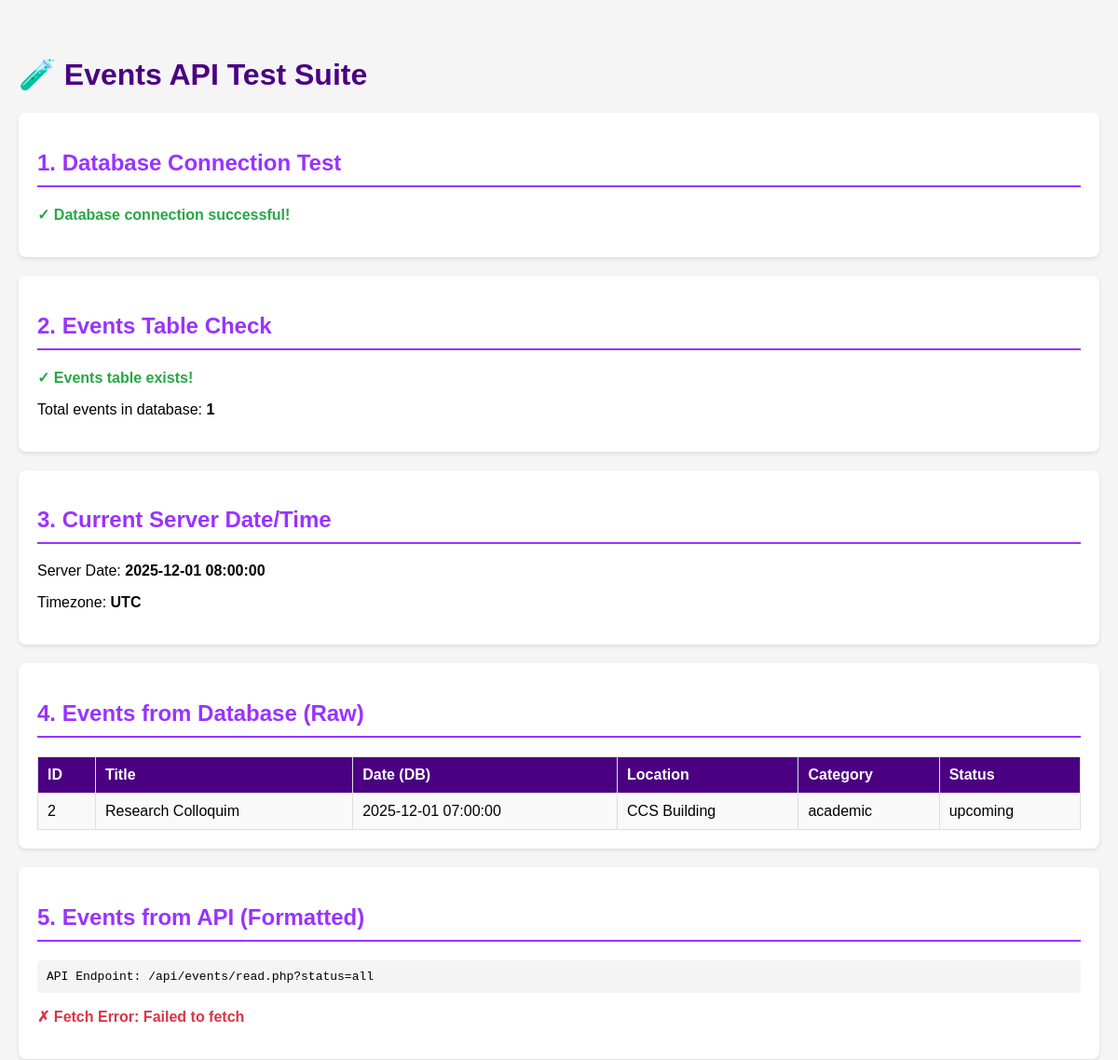
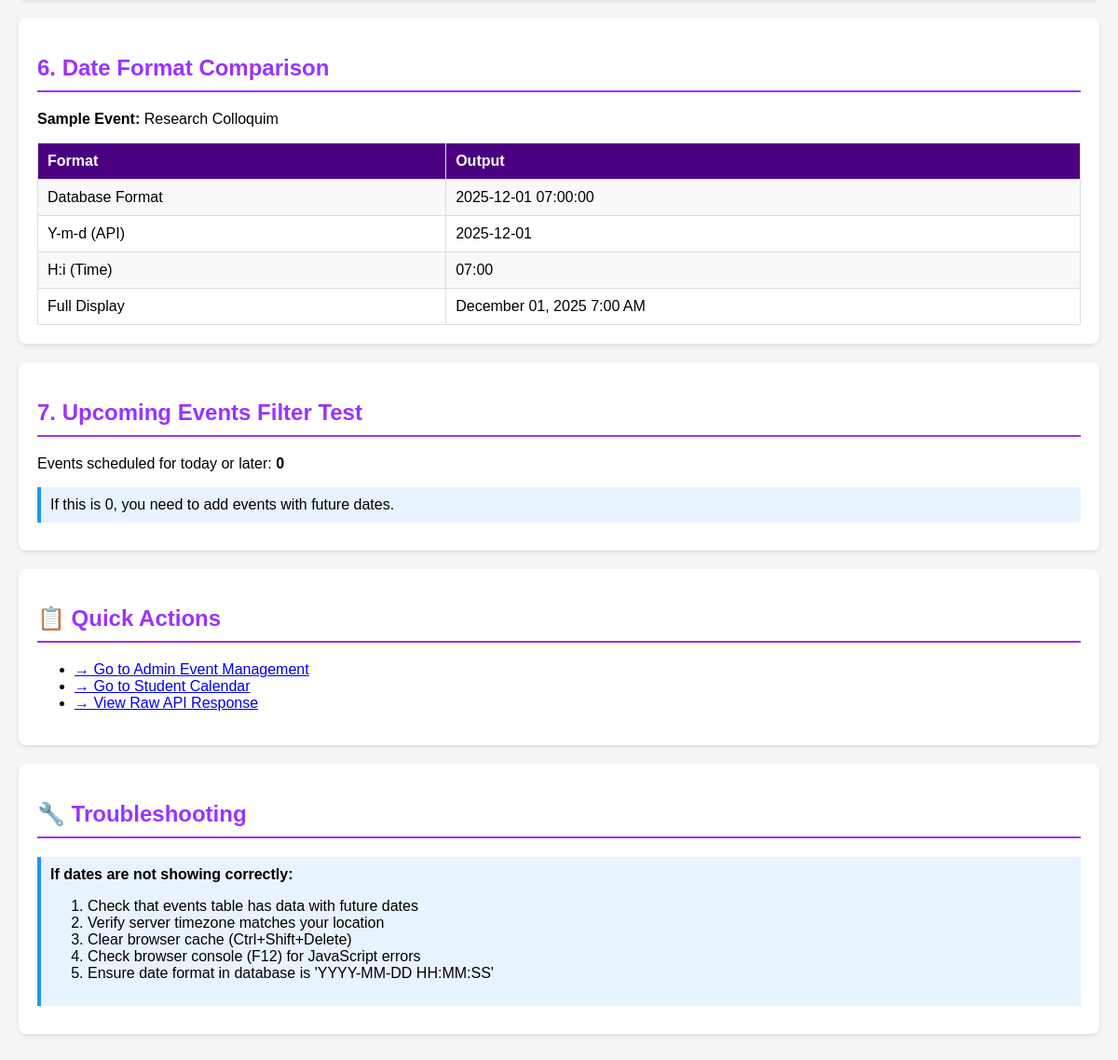
/test_events_api.php, run on the app's committed database (2 pictures, top to bottom).
### tables this page shows
CREATE TABLE `events` (
  `id` int(11) NOT NULL,
  `title` varchar(255) NOT NULL,
  `description` text DEFAULT NULL,
  `date` datetime NOT NULL,
  `end_date` datetime DEFAULT NULL,
  `is_multi_day` tinyint(1) DEFAULT 0,
  `location` varchar(255) DEFAULT NULL,
  `category` varchar(50) DEFAULT 'general',
  `status` enum('upcoming','ongoing','completed','cancelled','archived') DEFAULT 'upcoming',
  `created_by` varchar(255) DEFAULT NULL,
  `created_at` timestamp NOT NULL DEFAULT current_timestamp(),
  `updated_at` timestamp NOT NULL DEFAULT current_timestamp() ON UPDATE current_timestamp()
);

### test_events_api.php (the view, shortened to what this page needs)
<!DOCTYPE html>
<html lang="en">
<head>
</head>
<body>
    <h1>🧪 Events API Test Suite</h1>
    <div class="test-section">
        <h2>1. Database Connection Test</h2>
        <?php
        try {
            $database = new Database();
            $conn = $database->getConnection();
            echo '<p class="success">✓ Database connection successful!</p>';
        } catch (Exception $e) {
            echo '<p class="error">✗ Database connection failed: ' . htmlspecialchars($e->getMessage()) . '</p>';
            exit;
        }
        ?>
    </div>
    <div class="test-section">
        <h2>2. Events Table Check</h2>
        <?php
        try {
            $stmt = $conn->query("SHOW TABLES LIKE 'events'");
            if ($stmt->rowCount() > 0) {
                echo '<p class="success">✓ Events table exists!</p>';
                $stmt = $conn->query("SELECT COUNT(*) as count FROM events");
                $result = $stmt->fetch(PDO::FETCH_ASSOC);
                echo '<p>Total events in database: <strong>' . $result['count'] . '</strong></p>';
            } else {
                echo '<p class="error">✗ Events table does not exist!</p>';
                echo '<div class="info">Please run: <code>sql/create_events_table.sql</code></div>';
            }
        } catch (Exception $e) {
            echo '<p class="error">✗ Error checking table: ' . htmlspecialchars($e->getMessage()) . '</p>';
        }
        ?>
    </div>
    <div class="test-section">
        <h2>3. Current Server Date/Time</h2>
        <?php
        $serverTime = new DateTime();
        echo '<p>Server Date: <strong>' . $serverTime->format('Y-m-d H:i:s') . '</strong></p>';
        echo '<p>Timezone: <strong>' . date_default_timezone_get() . '</strong></p>';
        ?>
    </div>
    <div class="test-section">
        <h2>4. Events from Database (Raw)</h2>
        <?php
        try {
            $query = "SELECT id, title, date, location, category, status
                      FROM events
                      ORDER BY date ASC";
            $stmt = $conn->query($query);
            $events = $stmt->fetchAll(PDO::FETCH_ASSOC);
            if (count($events) > 0) {
                echo '<table>';
                echo '<tr><th>ID</th><th>Title</th><th>Date (DB)</th><th>Location</th><th>Category</th><th>Status</th></tr>';
                foreach ($events as $event) {
                    echo '<tr>';
                    echo '<td>' . htmlspecialchars($event['id']) . '</td>';
                    echo '<td>' . htmlspecialchars($event['title']) . '</td>';
                    echo '<td>' . htmlspecialchars($event['date']) . '</td>';
                    echo '<td>' . htmlspecialchars($event['location']) . '</td>';
                    echo '<td>' . htmlspecialchars($event['category']) . '</td>';
                    echo '<td>' . htmlspecialchars($event['status']) . '</td>';
                    echo '</tr>';
                }
                echo '</table>';
            } else {
                echo '<p class="error">✗ No events found in database</p>';
            }
        } catch (Exception $e) {
            echo '<p class="error">✗ Error: ' . htmlspecialchars($e->getMessage()) . '</p>';
        }
        ?>
    </div>
    <div class="test-section">
        <h2>5. Events from API (Formatted)</h2>
        <div class="code">
            API Endpoint: /api/events/read.php?status=all
        </div>
        <div id="apiResponse"></div>
    </div>
    <div class="test-section">
        <h2>6. Date Format Comparison</h2>
        <?php
        if (isset($events) && count($events) > 0) {
            $sampleEvent = $events[0];
            $eventDate = new DateTime($sampleEvent['date']);
            echo '<p><strong>Sample Event:</strong> ' . htmlspecialchars($sampleEvent['title']) . '</p>';
            echo '<table>';
            echo '<tr><th>Format</th><th>Output</th></tr>';
            echo '<tr><td>Database Format</td><td>' . htmlspecialchars($sampleEvent['date']) . '</td></tr>';
            echo '<tr><td>Y-m-d (API)</td><td>' . $eventDate->format('Y-m-d') . '</td></tr>';
            echo '<tr><td>H:i (Time)</td><td>' . $eventDate->format('H:i') . '</td></tr>';
            echo '<tr><td>Full Display</td><td>' . $eventDate->format('F d, Y g:i A') . '</td></tr>';
            echo '</table>';
        }
        ?>
    </div>
    <div class="test-section">
        <h2>7. Upcoming Events Filter Test</h2>
        <?php
        try {
            $now = date('Y-m-d H:i:s');
            $query = "SELECT COUNT(*) as count
                      FROM events
                      WHERE date >= :now AND status = 'upcoming'";
            $stmt = $conn->prepare($query);
            $stmt->bindParam(':now', $now);
            $stmt->execute();
            $result = $stmt->fetch(PDO::FETCH_ASSOC);
            echo '<p>Events scheduled for today or later: <strong>' . $result['count'] . '</strong></p>';
            echo '<p class="info">If this is 0, you need to add events with future dates.</p>';
        } catch (Exception $e) {
            echo '<p class="error">✗ Error: ' . htmlspecialchars($e->getMessage()) . '</p>';
        }
        ?>
    </div>
    <div class="test-section">
        <h2>📋 Quick Actions</h2>
        <ul>
            <li><a href="pages/events.php">→ Go to Admin Event Management</a></li>
            <li><a href="pages/student-events.php">→ Go to Student Calendar</a></li>
            <li><a href="api/events/read.php?status=all" target="_blank">→ View Raw API Response</a></li>
        </ul>
    </div>
    <div class="test-section">
        <h2>🔧 Troubleshooting</h2>
        <div class="info">
            <strong>If dates are not showing correctly:</strong>
            <ol>
                <li>Check that events table has data with future dates</li>
                <li>Verify server timezone matches your location</li>
                <li>Clear browser cache (Ctrl+Shift+Delete)</li>
                <li>Check browser console (F12) for JavaScript errors</li>
                <li>Ensure date format in database is 'YYYY-MM-DD HH:MM:SS'</li>
            </ol>
        </div>
    </div>
</body>
</html>

### test_events_api.php (style rules this page uses)
body { font-family: Arial, sans-serif; max-width: 1200px; margin: 20px auto; padding: 20px; background: #f5f5f5; }
.test-section { background: white; padding: 20px; margin-bottom: 20px; border-radius: 8px; box-shadow: 0 2px 4px rgba(0,0,0,0.1); }
h1 { color: #4B0082; }
h2 { color: #9933ff; border-bottom: 2px solid #9933ff; padding-bottom: 10px; }
.success { color: #28a745; font-weight: bold; }
table { width: 100%; border-collapse: collapse; margin-top: 10px; }
th, td { padding: 10px; text-align: left; border: 1px solid #ddd; }
th { background: #4B0082; color: white; }
tr:nth-child(even) { background: #f9f9f9; }
.info { background: #e7f3ff; border-left: 4px solid #2196F3; padding: 10px; margin: 10px 0; }
.code { background: #f4f4f4; padding: 10px; border-radius: 4px; font-family: monospace; overflow-x: auto; }

### data on the page
events: id "2", title "Research Colloquim", date "2025-12-01 07:00:00", location "CCS Building", category "academic", status "upcoming", date "2025-12-01", date "07:00", date "December 01, 2025 7:00 AM"

### other printed values
$result['count'] "1"
date_default_timezone_get() "UTC"
$result['count'] "0"
